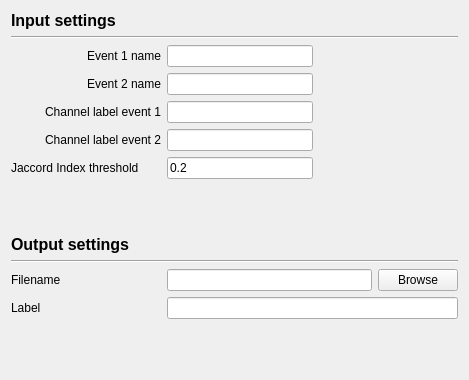
<?xml version="1.0" encoding="UTF-8"?>
<ui version="4.0">
 <class>EventCompareSettingsView</class>
 <widget class="QWidget" name="EventCompareSettingsView">
  <property name="geometry">
   <rect>
    <x>0</x>
    <y>0</y>
    <width>469</width>
    <height>380</height>
   </rect>
  </property>
  <property name="windowTitle">
   <string>Form</string>
  </property>
  <layout class="QVBoxLayout" name="verticalLayout_3">
   <item>
    <widget class="QLabel" name="label_5">
     <property name="font">
      <font>
       <pointsize>12</pointsize>
       <weight>75</weight>
       <bold>true</bold>
      </font>
     </property>
     <property name="text">
      <string>Input settings</string>
     </property>
    </widget>
   </item>
   <item>
    <widget class="Line" name="line_2">
     <property name="orientation">
      <enum>Qt::Horizontal</enum>
     </property>
    </widget>
   </item>
   <item>
    <layout class="QVBoxLayout" name="verticalLayout">
     <item>
      <layout class="QGridLayout" name="gridLayout">
       <item row="1" column="2">
        <spacer name="horizontalSpacer_2">
         <property name="orientation">
          <enum>Qt::Horizontal</enum>
         </property>
         <property name="sizeHint" stdset="0">
          <size>
           <width>40</width>
           <height>20</height>
          </size>
         </property>
        </spacer>
       </item>
       <item row="4" column="1">
        <widget class="QLineEdit" name="jaccord_lineEdit">
         <property name="toolTip">
          <string>Enter the Jaccord index (similarity) threshold (from 0 et 1) to mark an event as valid.</string>
         </property>
         <property name="text">
          <string>0.2</string>
         </property>
        </widget>
       </item>
       <item row="2" column="0">
        <widget class="QLabel" name="chan_label">
         <property name="layoutDirection">
          <enum>Qt::LeftToRight</enum>
         </property>
         <property name="text">
          <string>Channel label event 1</string>
         </property>
         <property name="alignment">
          <set>Qt::AlignRight|Qt::AlignTrailing|Qt::AlignVCenter</set>
         </property>
        </widget>
       </item>
       <item row="0" column="1">
        <widget class="QLineEdit" name="event1_name_lineedit">
         <property name="toolTip">
          <string>Enter the event label to evaluate.</string>
         </property>
        </widget>
       </item>
       <item row="1" column="1">
        <widget class="QLineEdit" name="event2_name_lineedit">
         <property name="toolTip">
          <string>Enter the event label to evaluate.</string>
         </property>
        </widget>
       </item>
       <item row="2" column="1">
        <widget class="QLineEdit" name="channel1_lineedit">
         <property name="toolTip">
          <string>Enter the channel to filter events 1 to evaluate.  Let it empty to compare the events from all channels.</string>
         </property>
        </widget>
       </item>
       <item row="0" column="0">
        <widget class="QLabel" name="label">
         <property name="layoutDirection">
          <enum>Qt::LeftToRight</enum>
         </property>
         <property name="text">
          <string>Event 1 name</string>
         </property>
         <property name="alignment">
          <set>Qt::AlignRight|Qt::AlignTrailing|Qt::AlignVCenter</set>
         </property>
        </widget>
       </item>
       <item row="4" column="0">
        <widget class="QLabel" name="label_6">
         <property name="minimumSize">
          <size>
           <width>150</width>
           <height>0</height>
          </size>
         </property>
         <property name="text">
          <string>Jaccord Index threshold</string>
         </property>
        </widget>
       </item>
       <item row="2" column="2">
        <spacer name="horizontalSpacer_3">
         <property name="orientation">
          <enum>Qt::Horizontal</enum>
         </property>
         <property name="sizeHint" stdset="0">
          <size>
           <width>40</width>
           <height>20</height>
          </size>
         </property>
        </spacer>
       </item>
       <item row="1" column="0">
        <widget class="QLabel" name="label_2">
         <property name="layoutDirection">
          <enum>Qt::LeftToRight</enum>
         </property>
         <property name="text">
          <string>Event 2 name</string>
         </property>
         <property name="alignment">
          <set>Qt::AlignRight|Qt::AlignTrailing|Qt::AlignVCenter</set>
         </property>
        </widget>
       </item>
       <item row="4" column="2">
        <spacer name="horizontalSpacer_4">
         <property name="orientation">
          <enum>Qt::Horizontal</enum>
         </property>
         <property name="sizeHint" stdset="0">
          <size>
           <width>40</width>
           <height>20</height>
          </size>
         </property>
        </spacer>
       </item>
       <item row="0" column="2">
        <spacer name="horizontalSpacer">
         <property name="orientation">
          <enum>Qt::Horizontal</enum>
         </property>
         <property name="sizeHint" stdset="0">
          <size>
           <width>40</width>
           <height>20</height>
          </size>
         </property>
        </spacer>
       </item>
       <item row="3" column="0">
        <widget class="QLabel" name="label_7">
         <property name="text">
          <string>Channel label event 2</string>
         </property>
         <property name="alignment">
          <set>Qt::AlignRight|Qt::AlignTrailing|Qt::AlignVCenter</set>
         </property>
        </widget>
       </item>
       <item row="3" column="1">
        <widget class="QLineEdit" name="channel2_lineedit">
         <property name="toolTip">
          <string>Enter the channel to filter events 2 to evaluate.  Let it empty to compare the events from all channels.</string>
         </property>
        </widget>
       </item>
       <item row="3" column="2">
        <spacer name="horizontalSpacer_5">
         <property name="orientation">
          <enum>Qt::Horizontal</enum>
         </property>
         <property name="sizeHint" stdset="0">
          <size>
           <width>40</width>
           <height>20</height>
          </size>
         </property>
        </spacer>
       </item>
      </layout>
     </item>
    </layout>
   </item>
   <item>
    <spacer name="verticalSpacer_2">
     <property name="orientation">
      <enum>Qt::Vertical</enum>
     </property>
     <property name="sizeHint" stdset="0">
      <size>
       <width>20</width>
       <height>40</height>
      </size>
     </property>
    </spacer>
   </item>
   <item>
    <widget class="QLabel" name="label_4">
     <property name="font">
      <font>
       <pointsize>12</pointsize>
       <weight>75</weight>
       <bold>true</bold>
      </font>
     </property>
     <property name="text">
      <string>Output settings</string>
     </property>
    </widget>
   </item>
   <item>
    <widget class="Line" name="line">
     <property name="orientation">
      <enum>Qt::Horizontal</enum>
     </property>
    </widget>
   </item>
   <item>
    <layout class="QVBoxLayout" name="verticalLayout_2">
     <item>
      <layout class="QHBoxLayout" name="horizontalLayout">
       <item>
        <widget class="QLabel" name="label_3">
         <property name="minimumSize">
          <size>
           <width>150</width>
           <height>0</height>
          </size>
         </property>
         <property name="text">
          <string>Filename</string>
         </property>
        </widget>
       </item>
       <item>
        <widget class="QLineEdit" name="filename_lineEdit">
         <property name="toolTip">
          <string>Filename to save performance evaluation. </string>
         </property>
        </widget>
       </item>
       <item>
        <widget class="QPushButton" name="browse_pushButton">
         <property name="text">
          <string>Browse</string>
         </property>
        </widget>
       </item>
      </layout>
     </item>
     <item>
      <layout class="QHBoxLayout" name="horizontalLayout_2">
       <item>
        <widget class="QLabel" name="label_8">
         <property name="minimumSize">
          <size>
           <width>150</width>
           <height>0</height>
          </size>
         </property>
         <property name="text">
          <string>Label</string>
         </property>
        </widget>
       </item>
       <item>
        <widget class="QLineEdit" name="label_lineEdit">
         <property name="toolTip">
          <string>Optional to add information to the column header in the performance output file. </string>
         </property>
        </widget>
       </item>
      </layout>
     </item>
    </layout>
   </item>
   <item>
    <spacer name="verticalSpacer">
     <property name="orientation">
      <enum>Qt::Vertical</enum>
     </property>
     <property name="sizeHint" stdset="0">
      <size>
       <width>20</width>
       <height>40</height>
      </size>
     </property>
    </spacer>
   </item>
  </layout>
 </widget>
 <resources/>
 <connections>
  <connection>
   <sender>browse_pushButton</sender>
   <signal>clicked()</signal>
   <receiver>EventCompareSettingsView</receiver>
   <slot>on_choose()</slot>
   <hints>
    <hint type="sourcelabel">
     <x>363</x>
     <y>220</y>
    </hint>
    <hint type="destinationlabel">
     <x>205</x>
     <y>147</y>
    </hint>
   </hints>
  </connection>
 </connections>
 <slots>
  <slot>on_choose()</slot>
  <slot>on_input_format_changed()</slot>
 </slots>
</ui>
